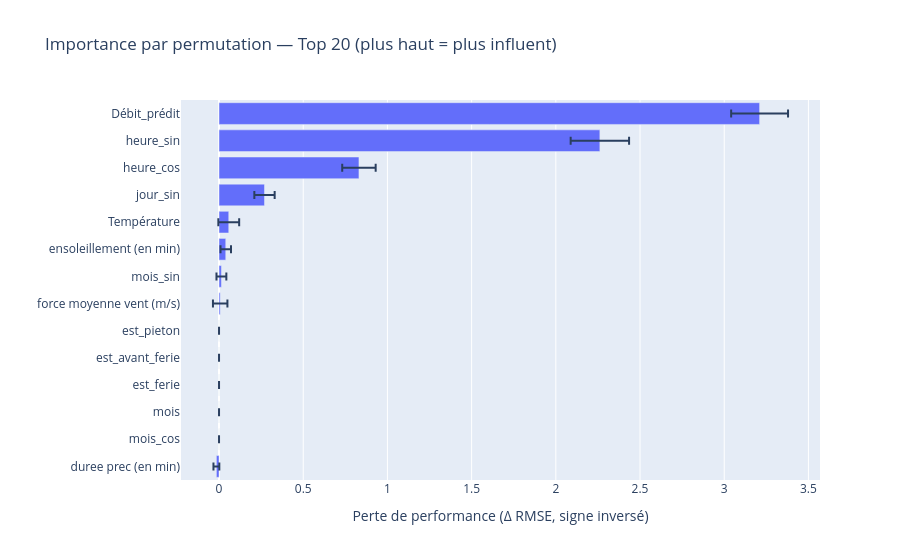

Notebook code for this chart:
### Code cell
perm = permutation_importance(
    estimator=pipe_occ,
    X=X_test_occ,
    y=y_test_occ,
    n_repeats=20,
    random_state=42,
    scoring='neg_root_mean_squared_error'  
)

imp_df = (
    pd.DataFrame({
        'feature': features_occ,
        'importance_mean': perm.importances_mean,
        'importance_std': perm.importances_std
    })
    .sort_values('importance_mean', ascending=False)
)

print(imp_df.head(20))

topk = imp_df.head(20).sort_values('importance_mean', ascending=True)
fig = px.bar(
    topk,
    x='importance_mean', y='feature',
    error_x='importance_std',
    orientation='h',
    title='Importance par permutation — Top 20 (plus haut = plus influent)'
)
fig.update_layout(xaxis_title="Perte de performance (Δ RMSE, signe inversé)", yaxis_title="")
fig.show()

### Figure 1 — Plotly figure (JSON) as saved in the notebook; plotly's stock layout.template omitted (floating-point values rounded to 4 significant figures)
{"data": [{"error_x": {"array": [0.0174, 0.0, 0.0, 0.0, 0.0, 0.0, 0.04297, 0.02932, 0.03114, 0.06186, 0.06034, 0.0993, 0.1734, 0.1689]}, "hovertemplate": "importance_mean=%{x}<br>feature=%{y}<extra></extra>", "legendgroup": "", "marker": {"color": "#636efa", "pattern": {"shape": ""}}, "name": "", "orientation": "h", "showlegend": false, "textposition": "auto", "type": "bar", "x": [-0.01566, 0.0, 0.0, 0.0, 0.0, 0.0, 0.00688, 0.01413, 0.03993, 0.05775, 0.27, 0.8309, 2.262, 3.21], "xaxis": "x", "y": ["duree prec (en min)", "mois_cos", "mois", "est_ferie", "est_avant_ferie", "est_pieton", "force moyenne vent (m/s)", "mois_sin", "ensoleillement (en min)", "Température", "jour_sin", "heure_cos", "heure_sin", "Débit_prédit"], "yaxis": "y"}], "layout": {"barmode": "relative", "legend": {"tracegroupgap": 0}, "title": {"text": "Importance par permutation — Top 20 (plus haut = plus influent)"}, "xaxis": {"anchor": "y", "domain": [0, 1], "title": {"text": "Perte de performance (Δ RMSE, signe inversé)"}}, "yaxis": {"anchor": "x", "domain": [0, 1], "title": {"text": ""}}}}
